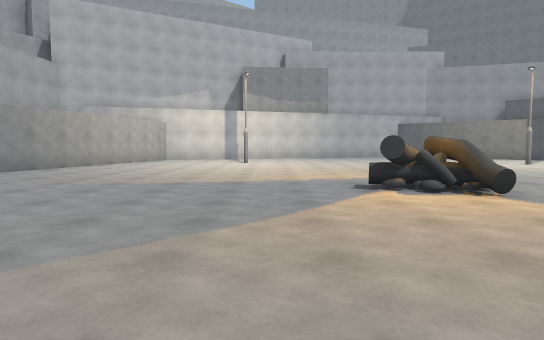
[1] (above)

24 first-person views from a walk through a scene from a Unity 3-D project. The camera is 1.3 m above the floor, tilts 4° down and sees 75° across. The floor is counted in squares, 2 m on a side. Each view is taken from the middle of a square. On the plan, view 1 faces up. The plan holds only what a view shows up to about 10 squares ahead; the rest is blank. The place goes on beyond the plan.

[2]
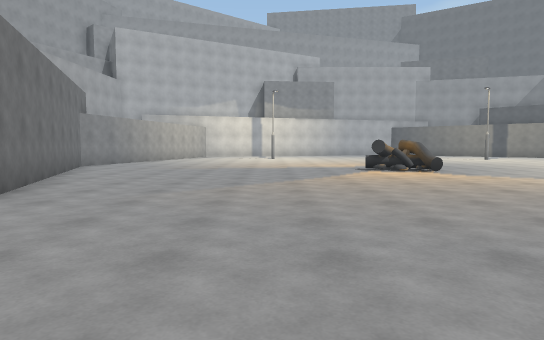

[3]
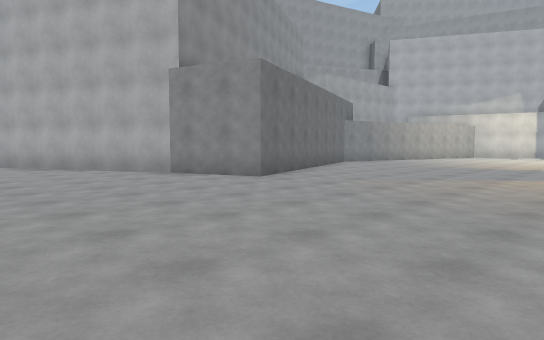

[4]
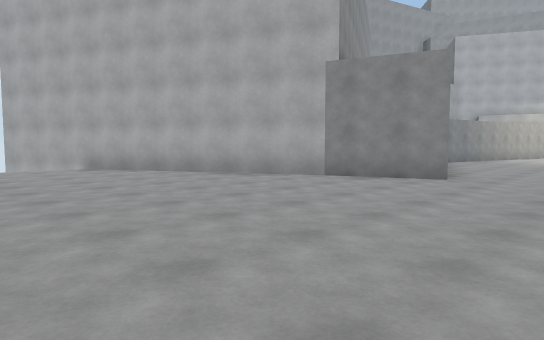

[5]
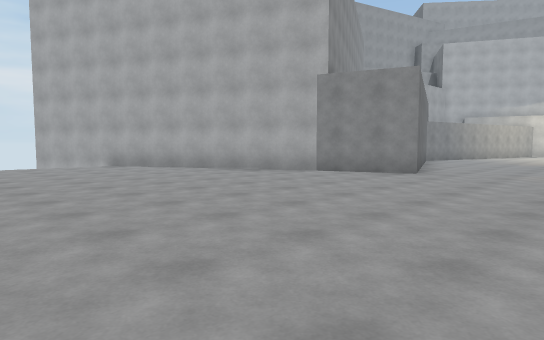

[6]
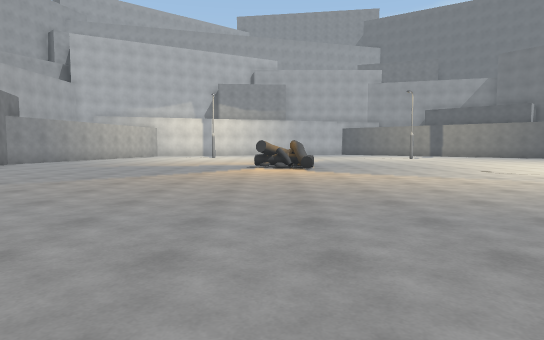

[7]
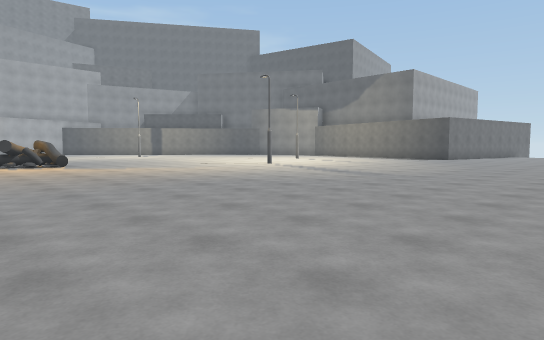

[8]
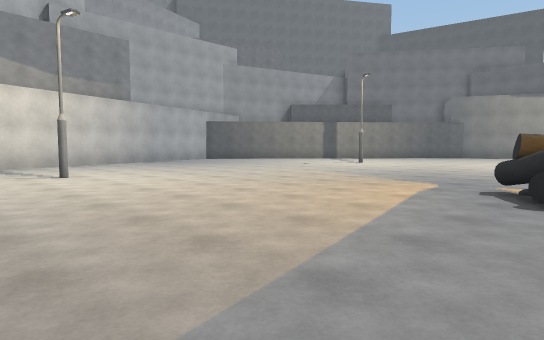

[9]
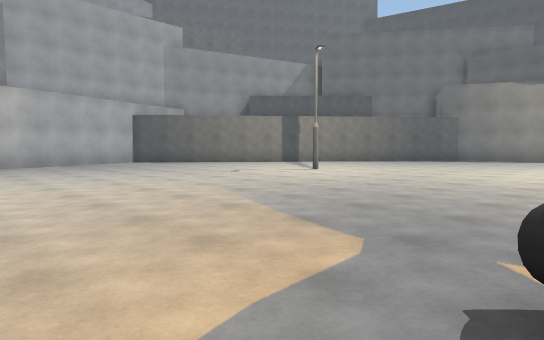

[10]
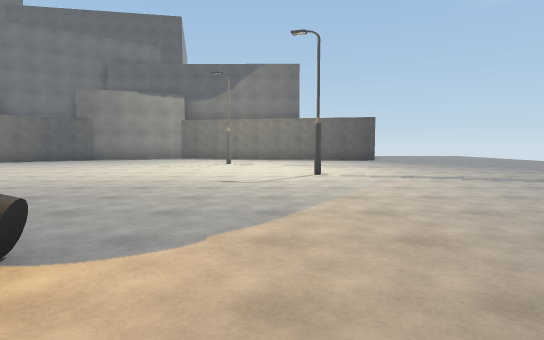

[11]
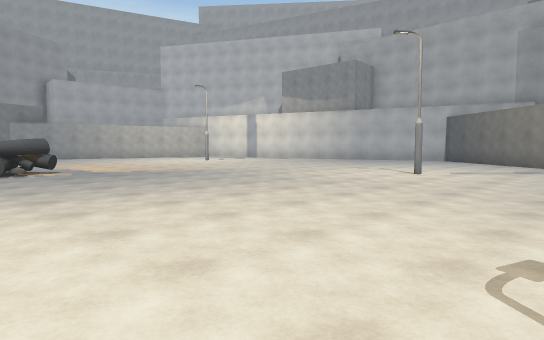

[12]
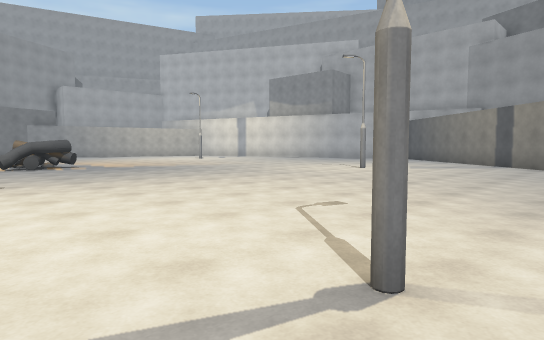

[13]
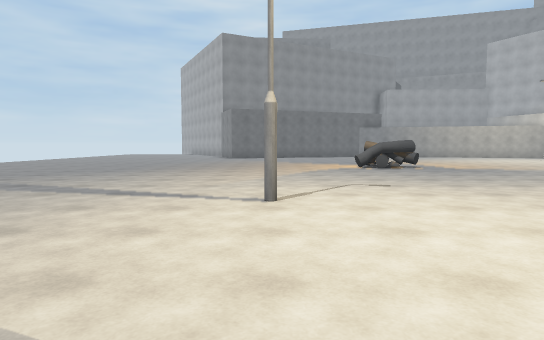

[14]
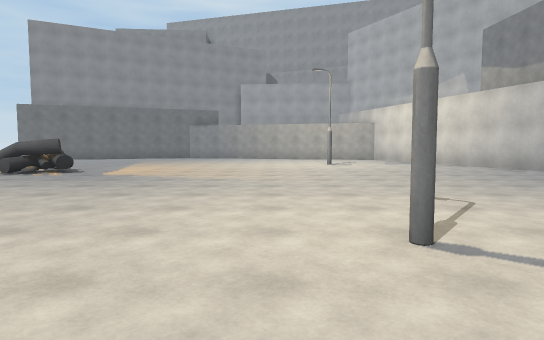

[15]
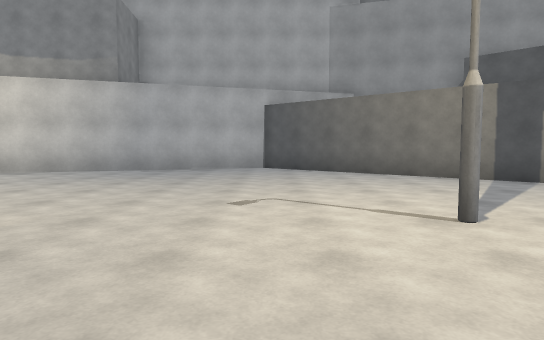

[16]
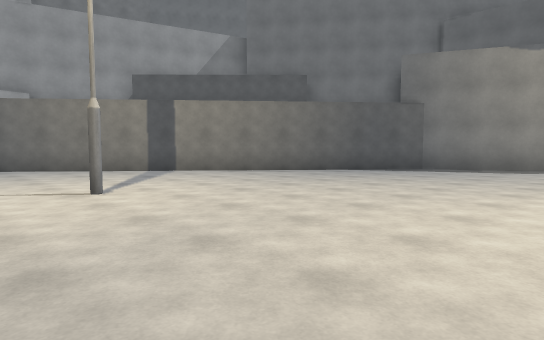

[17]
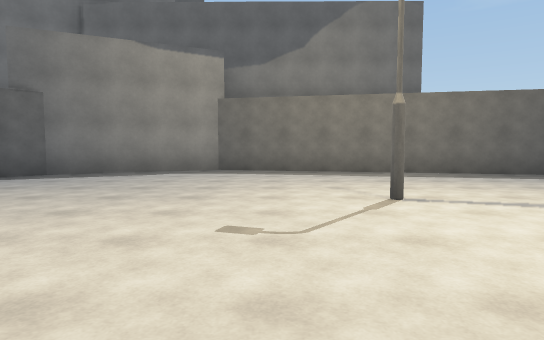

[18]
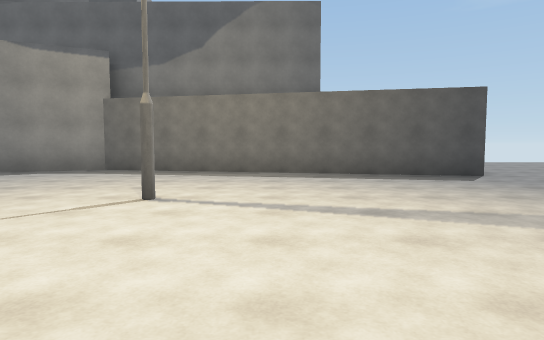

[19]
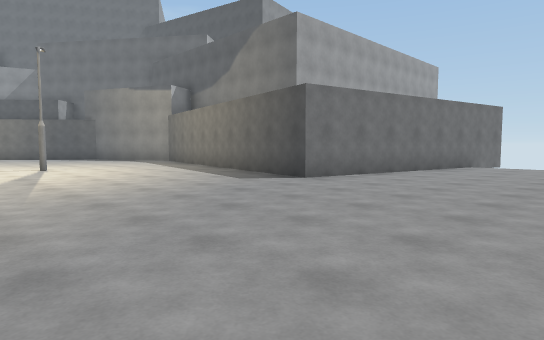

[20]
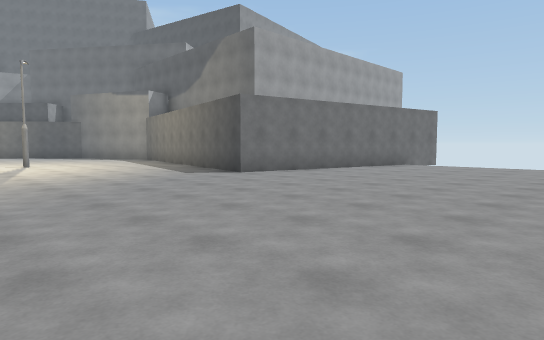

[21]
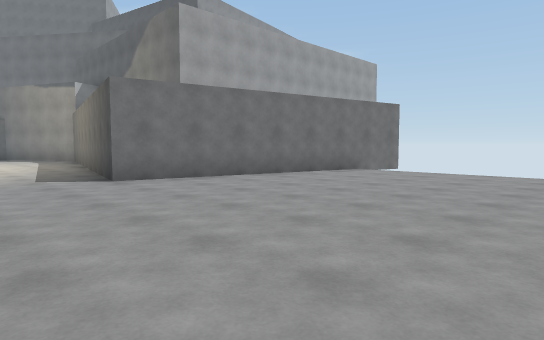

[22]
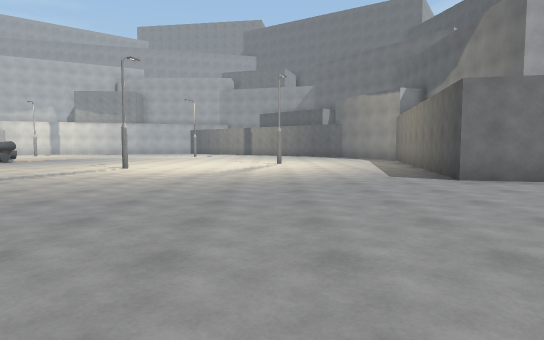

[23]
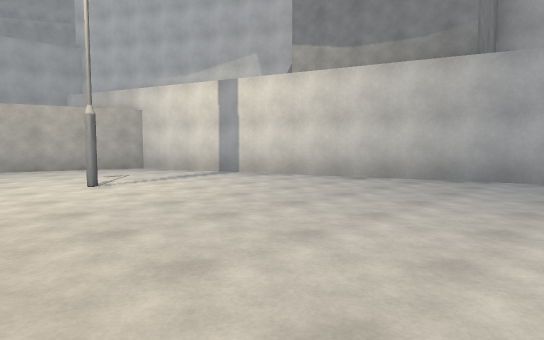

[24]
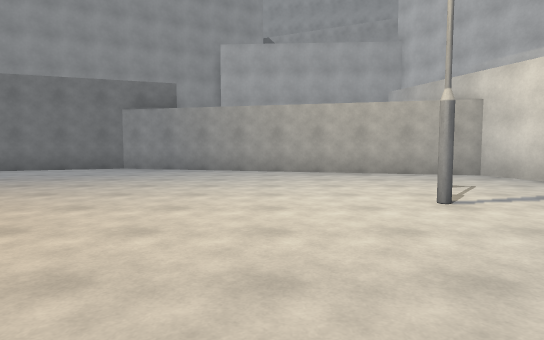

### Floor plan
Points are (right, up) in squares from view 1. A wall is a line through its corners. A room is listed if a view was taken in it or the views show most of it. See-through windows are left out.
Room 1 (views 1, 2, 3, 4, 5, 6, 7, 8, 9, 10, 11, 12, 13, 14, 15, 16, 17, 18, 19, 20, 21, 22, 23, 24)
walls: (6.4, 19.1) (-4.6, 15.5) (-6.9, 6.9) (-4.4, 0) (-6.6, -0.8) (-13.5, -4.3); (23.1, -2.9) (16.5, -1.5) (18.4, 7.4) (16.7, 10.9) (7, 19.1)
objects: streetlight (-1, 13); other object (2, 5) to (3, 6); streetlight (9, 2); streetlight (9, 12); streetlight (13, 4)

Positions as (right, up) in squares from view 1, and headings:
1: (0, 0), facing up
2: (-1, -4), facing up
3: (1, -5), facing up-left
4: (-2, -7), facing up-left
5: (-1, -8), facing up-left
6: (2, -5), facing up
7: (0, -7), facing up-right
8: (-3, 5), facing up-right
9: (1, 6), facing up-right
10: (1, 3), facing right
11: (12, 4), facing up-left
12: (14, 3), facing up-left
13: (13, 2), facing left
14: (11, 11), facing left
15: (7, 9), facing up
16: (7, 7), facing up-right
17: (9, 6), facing right
18: (9, 3), facing right
19: (11, -6), facing up-right
20: (11, -8), facing up-right
21: (14, -8), facing up-right
22: (13, -8), facing up
23: (5, 11), facing up-left
24: (3, 11), facing left
